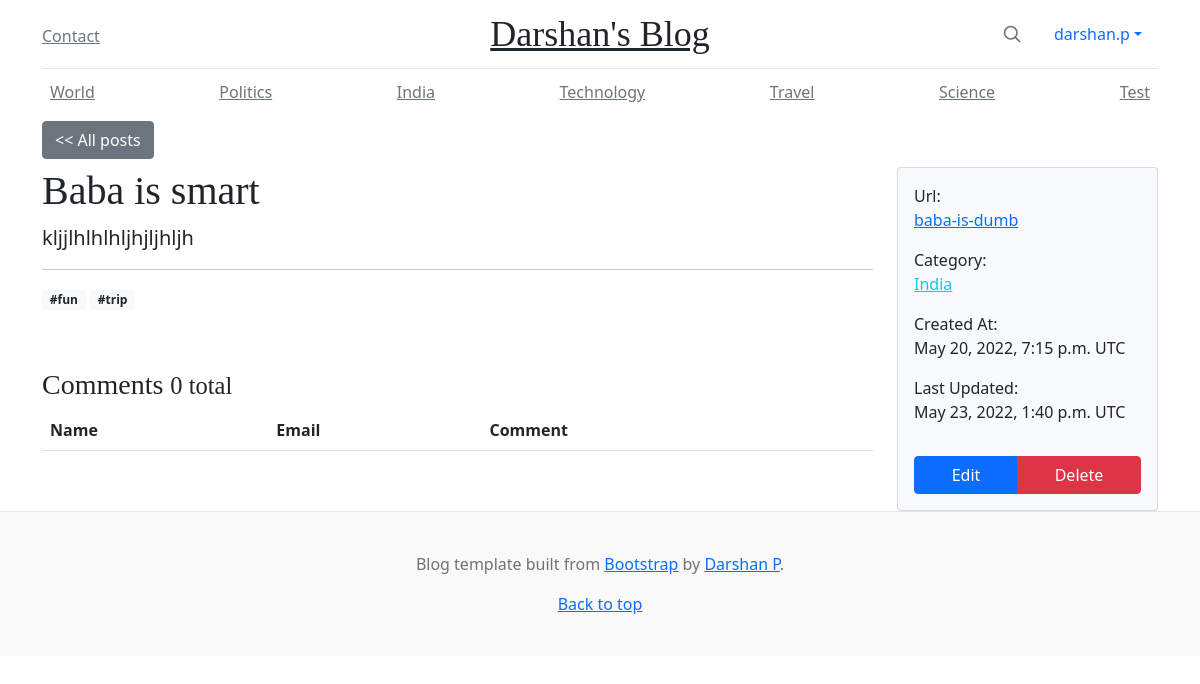
/posts/baba-is-dumb (signed in), run on the app's committed database.
### blog/models.py (models this page shows, shortened)
class Category(models.Model):
    class Meta:
        verbose_name_plural = 'Categories'
    name = models.CharField(max_length=50, unique=True)
    def __str__(self):
        return self.name

class Post(models.Model):
    class Meta:
        ordering = ['created_at']
        db_table = 'posts'
    POST_LENGTHS = [
        ('S', 'Small'),
        ('M', 'Medium'),
        ('L', 'Large')
    ]
    post_length = models.CharField(max_length=1, choices=POST_LENGTHS)
    title = models.CharField(max_length=50)
    body = models.TextField(help_text='Enter post text here')
    slug = AutoSlugField(populate_from='title', unique=True, editable=True)
    categories = models.ManyToManyField('Category', related_name='posts', blank=True)
    tags = models.ManyToManyField('Tag', related_name='posts', blank=True,
                                  help_text='Hold down “Control”, or “Command” on a Mac, to select more than one.')
    created_at = models.DateTimeField(auto_now_add=True)
    updated_at = models.DateTimeField(auto_now_add=True)

class Tag(models.Model):
    name = models.CharField(max_length=50, unique=True)

### blog/views.py (the view)
# urls.py: path('posts/<slug:slug>', views.PostDetailView.as_view(), name='post_detail'),
class PostDetailView(LoginRequiredMixin, generic.DetailView):
    model = Post
    def get_context_data(self, **kwargs):
        context_data = super().get_context_data(**kwargs)
        context_data.update({"tz": settings.TIME_ZONE})
        return context_data

### blog/context_processors.py (called while the page is built)
def categories(request):
    return {
        'categories': Category.objects.order_by('id')
    }

### blog/templates/blog/post_detail.html (shortened to what this page needs)
{% extends "base.html" %}
{% load crispy_forms_tags %}
{% load icons %}
{% block extrastyle %}
<link href="https://maxcdn.bootstrapcdn.com/font-awesome/4.7.0/css/font-awesome.min.css"
      rel="stylesheet"
>
{% endblock %}
{% block content %}
<div class="row">
    <div class="col-2">
        <a type="button" class="btn btn-secondary" href="{% url 'blog:post_list' %}"><< All posts</a>
    </div>
</div>
<div class="row mt-2">
    <div class="col-9">
        <h1>{{ post.title }}</h1>
        <p class="lead">{{ post.body | safe }}</p>
        <hr>
        <div class="tags">
            {% for tag in post.tags.all %}
            <span class="badge bg-light text-dark mb-2">#{{tag.name}}</span>
            {% endfor %}
        </div>
        <div id="backend-comments" style="margin-top: 50px;">
            <h3>Comments <small>{{ post.comments.count }} total</small></h3>
            <table class="table">
                <thead>
                    <tr>
                        <th>Name</th>
                        <th>Email</th>
                        <th>Comment</th>
                        <th></th>
                    </tr>
                </thead>
            </table>
        </div>
    </div>
    <div class="col-3">
        <div class="card card-body bg-light">
            <dl class="dl-horizontal">
                <label>Url:</label>
                <p><a href="{% url 'blog:blog_detail' post.slug %}">{{ post.slug }}</a></p>
                <label>Category:</label>
                {% for category in post.categories.all %}
                <p><a href="#" class="link-info">{{category.name}}</a></p>
                {% empty %}
                <p>No categories assigned</p>
                {% endfor %}
                <label>Created At:</label>
                <p>{{ post.created_at }} {{tz}}</p>
                <label>Last Updated:</label>
                <p>{{ post.updated_at }} {{tz}}</p>
            </dl>
            <div class="btn-group" role="group" aria-label="Basic mixed styles example">
              <a type="button" href="{% url 'blog:post_update' post.slug %}" class="btn btn-primary">Edit</a>
              <a type="button" href="{% url 'blog:post_delete' post.slug %}" class="btn btn-danger">Delete</a>
            </div>
        </div>
    </div>
</div>
{% endblock %}

### templates/navbar_top.html (shortened to what this page needs)
<div class="container">
    <header class="blog-header py-3">
        <div class="row flex-nowrap justify-content-between align-items-center">
          <div class="col-4 pt-1">
            <a class="link-secondary" href="{% url 'contact' %}">Contact</a></div>
          <div class="col-4 text-center">
            <a class="blog-header-logo text-dark" href="{% url 'blog:blog_home' %}">Darshan's Blog</a>
          </div>
          <div class="col-4 d-flex justify-content-end align-items-center">
            <a class="link-secondary" href="#" aria-label="Search">
              <svg xmlns="http://www.w3.org/2000/svg" width="20" height="20" fill="none" stroke="currentColor" stroke-linecap="round" stroke-linejoin="round" stroke-width="2" class="mx-3" role="img" viewBox="0 0 24 24"><title>Search</title><circle cx="10.5" cy="10.5" r="7.5"/><path d="M21 21l-5.2-5.2"/></svg>
            </a>
            {% if request.user.is_authenticated %}
            <ul class="nav nav-pills">
              <li class="nav-item dropdown">
                <a class="nav-link dropdown-toggle" data-bs-toggle="dropdown" href="#" role="button" aria-expanded="false">{{ request.user.username }}</a>
              </li>
            </ul>
            {% else %}
            <a href="{% url 'login' %}" class="btn btn-default">Login</a>
            {% endif %}
          </div>
        </div>
      </header>
    {% if request.user.is_authenticated %}
    <div class="nav-scroller py-1 mb-2">
        <nav class="nav d-flex justify-content-between">
        {% for category in categories %}
            <a class="p-2 link-secondary" href="#">{{category}}</a>
        {% endfor %}
        </nav>
      </div>
    {% endif %}
</div>

### static/css/style.css (style rules this page uses)
.blog-header { line-height: 1; border-bottom: 1px solid #e5e5e5; }
.blog-header-logo { font-family: "Playfair Display", Georgia, "Times New Roman", serif; font-size: 2.25rem; }
h1, h2, h3, h4, h5, h6 { font-family: "Playfair Display", Georgia, "Times New Roman", serif; }
.nav-scroller { position: relative; z-index: 2; height: 2.75rem; overflow-y: hidden; }
.nav-scroller .nav { display: flex; flex-wrap: nowrap; padding-bottom: 1rem; margin-top: -1px; overflow-x: auto; text-align: center; white-space: nowrap; -webkit-overflow-scrolling: touch; }

### data on the page
Category: name "World"
Category: name "Politics"
Category: name "India"
Category: name "Technology"
Category: name "Travel"
Category: name "Science"
Category: name "Test"
Post: title "Baba is smart", body "kljjlhlhlhljhjljhljh", comments.count "0", slug "baba-is-dumb", created_at "May 20, 2022, 7:15 p.m.", updated_at "May 23, 2022, 1:40 p.m."
Tag: name "fun"
Tag: name "trip"

### other printed values
{{ request.user.username }} "darshan.p"
{{ tz }} "UTC"
